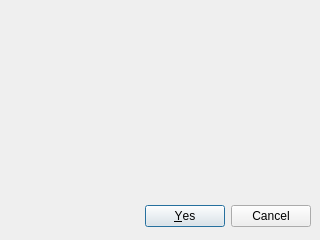
<?xml version="1.0" encoding="UTF-8"?>
<ui version="4.0">
 <class>SystemUpdateDialog</class>
 <widget class="QDialog" name="SystemUpdateDialog">
  <property name="geometry">
   <rect>
    <x>0</x>
    <y>0</y>
    <width>320</width>
    <height>240</height>
   </rect>
  </property>
  <property name="windowTitle">
   <string>Dialog</string>
  </property>
  <widget class="QDialogButtonBox" name="buttonBox">
   <property name="geometry">
    <rect>
     <x>10</x>
     <y>200</y>
     <width>301</width>
     <height>32</height>
    </rect>
   </property>
   <property name="orientation">
    <enum>Qt::Horizontal</enum>
   </property>
   <property name="standardButtons">
    <set>QDialogButtonBox::Cancel|QDialogButtonBox::Yes</set>
   </property>
  </widget>
 </widget>
 <resources/>
 <connections>
  <connection>
   <sender>buttonBox</sender>
   <signal>accepted()</signal>
   <receiver>SystemUpdateDialog</receiver>
   <slot>accept()</slot>
   <hints>
    <hint type="sourcelabel">
     <x>248</x>
     <y>254</y>
    </hint>
    <hint type="destinationlabel">
     <x>157</x>
     <y>274</y>
    </hint>
   </hints>
  </connection>
  <connection>
   <sender>buttonBox</sender>
   <signal>rejected()</signal>
   <receiver>SystemUpdateDialog</receiver>
   <slot>reject()</slot>
   <hints>
    <hint type="sourcelabel">
     <x>316</x>
     <y>260</y>
    </hint>
    <hint type="destinationlabel">
     <x>286</x>
     <y>274</y>
    </hint>
   </hints>
  </connection>
 </connections>
</ui>
